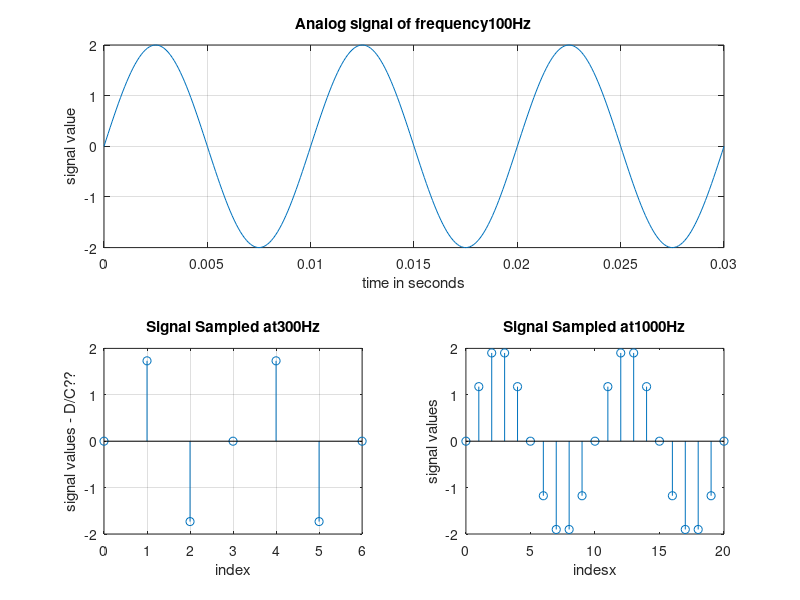

MATLAB code for this plot: (Note: this script raises an error after producing the figure.)
clc;
clear all;
close all;

F=100;
T=1/F;
t=0:T/100:3*T;
a=2;
for i=1:length(t)
    x(i)= a*sin(2*pi*F*t(i));
end

grid on;
subplot(2,2,[1 2]), plot(t,x) , xlabel ('time in seconds'), ylabel('signal value'),
title(['Analog signal of frequency',num2str(F), 'Hz'])

Fs=300;
f=F/Fs;
t=1/f;
n1=0:1:2*t;
y1=a*sin(2*pi*f*n1);
grid on;
subplot(2,2,3), stem(n1,y1),xlabel('index'),ylabel('signal values - D/C??'), title(['Signal Sampled at',num2str(Fs),'Hz'])

Fs=1000;
f=F/Fs;
t=1/f;
n2=0:1:2*t;
y2=a*sin(2*pi*f*n2);
grid on;
subplot(2,2,4), stem(n2,y2), xlabel('indesx'), ylabel('signal values'), title(['Signal Sampled at',num2str(Fs), 'Hz'])


[a, b, c]=quant(2,x);

